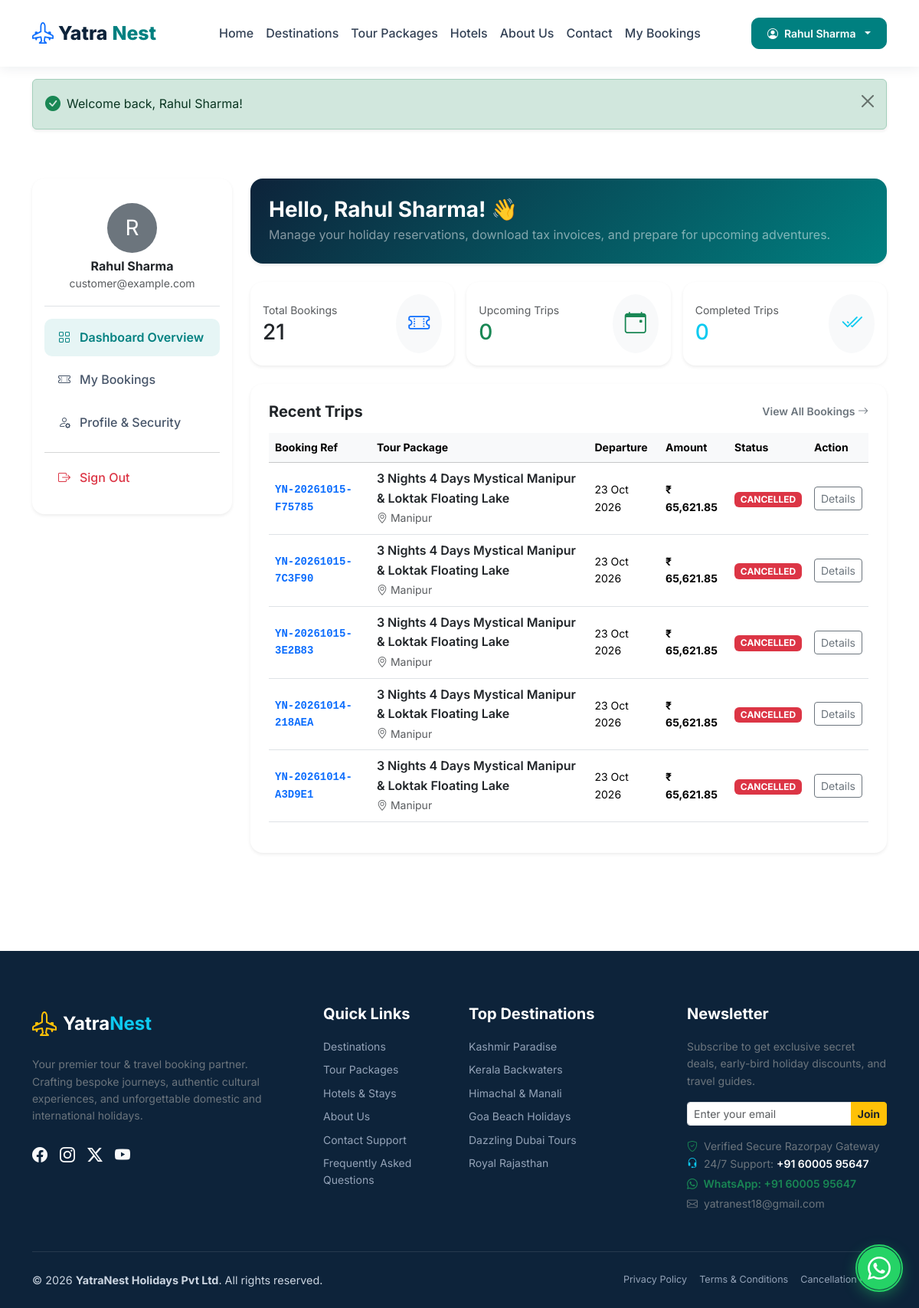
/dashboard (signed in), run on an earlier commit of the app's database.
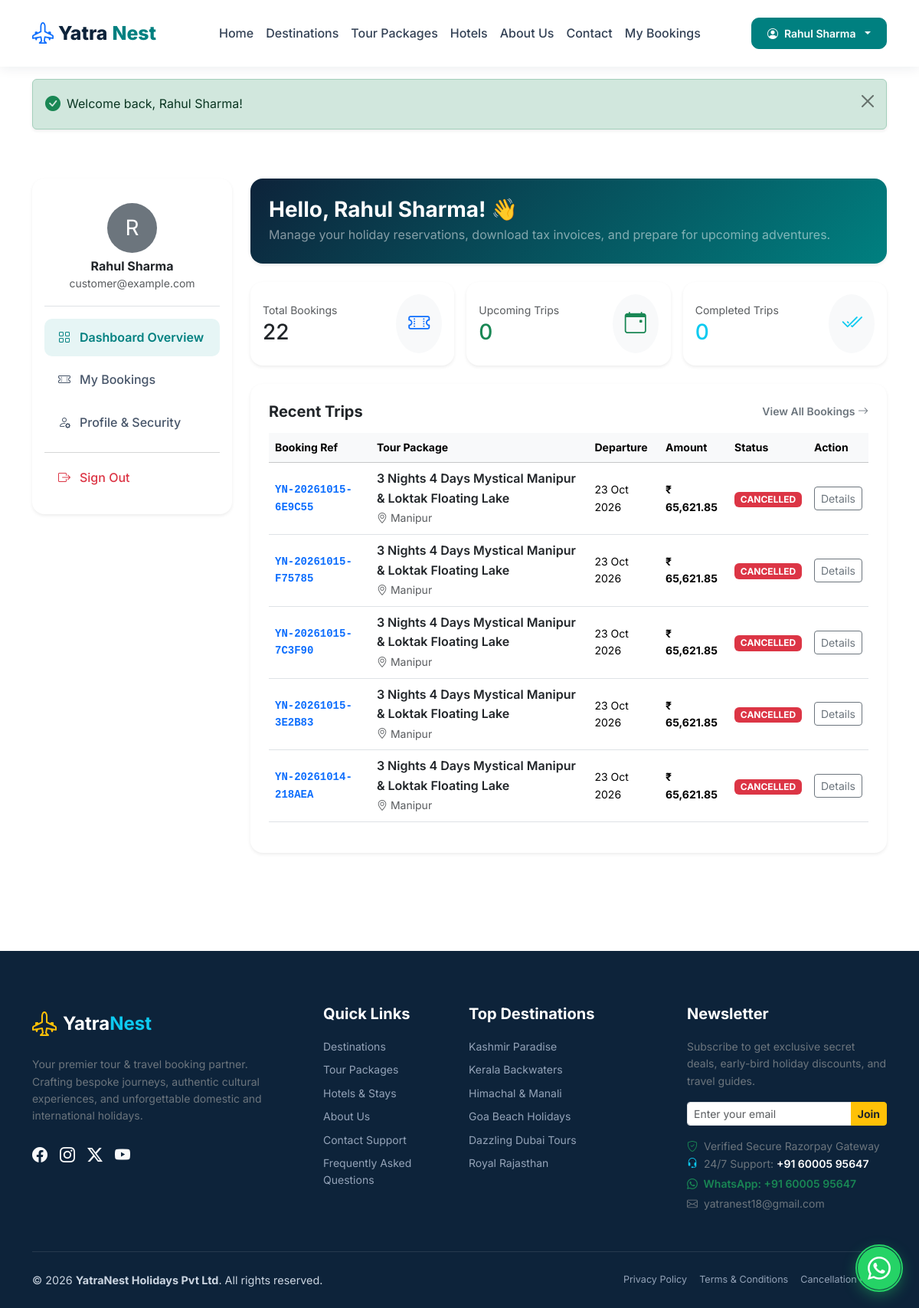
And on a later commit of the database.
### tables this page shows
CREATE TABLE `users` (
  `id` int(10) unsigned NOT NULL AUTO_INCREMENT,
  `name` varchar(150) NOT NULL,
  `email` varchar(191) NOT NULL,
  `phone` varchar(25) DEFAULT NULL,
  `password_hash` varchar(255) NOT NULL,
  `status` enum('active','suspended') DEFAULT 'active',
  `avatar` varchar(255) DEFAULT NULL,
  `created_at` timestamp NOT NULL DEFAULT current_timestamp(),
  `updated_at` timestamp NOT NULL DEFAULT current_timestamp() ON UPDATE current_timestamp(),
  PRIMARY KEY (`id`),
  UNIQUE KEY `email` (`email`),
  KEY `idx_users_email` (`email`),
  KEY `idx_users_status` (`status`)
);

CREATE TABLE `bookings` (
  `id` int(10) unsigned NOT NULL AUTO_INCREMENT,
  `booking_reference` varchar(50) NOT NULL,
  `customer_id` int(10) unsigned NOT NULL,
  `package_id` int(10) unsigned NOT NULL,
  `departure_id` int(10) unsigned NOT NULL,
  `adult_count` int(10) unsigned NOT NULL DEFAULT 1,
  `child_count` int(10) unsigned NOT NULL DEFAULT 0,
  `infant_count` int(10) unsigned NOT NULL DEFAULT 0,
  `subtotal` decimal(10,2) NOT NULL,
  `discount_amount` decimal(10,2) NOT NULL DEFAULT 0.00,
  `tax_rate` decimal(5,2) NOT NULL DEFAULT 5.00,
  `tax_amount` decimal(10,2) NOT NULL DEFAULT 0.00,
  `total_amount` decimal(10,2) NOT NULL,
  `payment_status` enum('unpaid','pending','paid','failed','partially_refunded','refunded') NOT NULL DEFAULT 'unpaid',
  `booking_status` enum('pending','awaiting_payment','confirmed','cancelled','completed','refunded') NOT NULL DEFAULT 'pending',
  `payment_method` enum('razorpay','pay_later') NOT NULL DEFAULT 'razorpay',
  `pickup_location` varchar(255) DEFAULT NULL,
  `special_requests` text DEFAULT NULL,
  `coupon_id` int(10) unsigned DEFAULT NULL,
  `internal_notes` text DEFAULT NULL,
  `created_at` timestamp NOT NULL DEFAULT current_timestamp(),
  `updated_at` timestamp NOT NULL DEFAULT current_timestamp() ON UPDATE current_timestamp(),
  PRIMARY KEY (`id`),
  UNIQUE KEY `booking_reference` (`booking_reference`),
  KEY `idx_booking_ref` (`booking_reference`),
  KEY `idx_booking_customer` (`customer_id`),
  KEY `idx_booking_status` (`booking_status`),
  KEY `idx_booking_payment_status` (`payment_status`),
  KEY `fk_bookings_pkg` (`package_id`),
  KEY `fk_bookings_dep` (`departure_id`),
  KEY `fk_bookings_coupon` (`coupon_id`),
  CONSTRAINT `fk_bookings_coupon` FOREIGN KEY (`coupon_id`) REFERENCES `coupons` (`id`) ON DELETE SET NULL,
  CONSTRAINT `fk_bookings_cust` FOREIGN KEY (`customer_id`) REFERENCES `users` (`id`),
  CONSTRAINT `fk_bookings_dep` FOREIGN KEY (`departure_id`) REFERENCES `tour_departures` (`id`),
  CONSTRAINT `fk_bookings_pkg` FOREIGN KEY (`package_id`) REFERENCES `tour_packages` (`id`)
);

CREATE TABLE `tour_packages` (
  `id` int(10) unsigned NOT NULL AUTO_INCREMENT,
  `category_id` int(10) unsigned NOT NULL,
  `destination_id` int(10) unsigned NOT NULL,
  `title` varchar(255) NOT NULL,
  `slug` varchar(260) NOT NULL,
  `summary` text DEFAULT NULL,
  `description` longtext DEFAULT NULL,
  `duration_days` int(10) unsigned NOT NULL DEFAULT 1,
  `duration_nights` int(10) unsigned NOT NULL DEFAULT 0,
  `price_adult` decimal(10,2) NOT NULL,
  `price_child` decimal(10,2) NOT NULL DEFAULT 0.00,
  `price_infant` decimal(10,2) NOT NULL DEFAULT 0.00,
  `featured_image` varchar(255) DEFAULT NULL,
  `gallery_images` longtext DEFAULT NULL CHECK (json_valid(`gallery_images`)),
  `group_size_max` int(10) unsigned NOT NULL DEFAULT 20,
  `inclusions` text DEFAULT NULL,
  `exclusions` text DEFAULT NULL,
  `cancellation_policy_text` text DEFAULT NULL,
  `hotel_details` text DEFAULT NULL,
  `is_featured` tinyint(1) DEFAULT 0,
  `is_domestic` tinyint(1) DEFAULT 1,
  `tour_type` varchar(50) DEFAULT 'adventure',
  `status` enum('published','draft','archived') DEFAULT 'published',
  `seo_title` varchar(255) DEFAULT NULL,
  `seo_meta_description` text DEFAULT NULL,
  `created_at` timestamp NOT NULL DEFAULT current_timestamp(),
  `updated_at` timestamp NOT NULL DEFAULT current_timestamp() ON UPDATE current_timestamp(),
  PRIMARY KEY (`id`),
  UNIQUE KEY `slug` (`slug`),
  KEY `idx_packages_slug` (`slug`),
  KEY `idx_packages_featured` (`is_featured`),
  KEY `idx_packages_status` (`status`),
  KEY `idx_packages_price` (`price_adult`),
  KEY `fk_packages_cat` (`category_id`),
  KEY `fk_packages_dest` (`destination_id`),
  CONSTRAINT `fk_packages_cat` FOREIGN KEY (`category_id`) REFERENCES `tour_categories` (`id`),
  CONSTRAINT `fk_packages_dest` FOREIGN KEY (`destination_id`) REFERENCES `destinations` (`id`)
);

CREATE TABLE `destinations` (
  `id` int(10) unsigned NOT NULL AUTO_INCREMENT,
  `name` varchar(150) NOT NULL,
  `slug` varchar(160) NOT NULL,
  `country` varchar(100) NOT NULL,
  `state` varchar(100) DEFAULT NULL,
  `city` varchar(100) DEFAULT NULL,
  `description` text DEFAULT NULL,
  `image_url` varchar(255) DEFAULT NULL,
  `is_featured` tinyint(1) DEFAULT 0,
  `status` enum('active','inactive') DEFAULT 'active',
  `created_at` timestamp NOT NULL DEFAULT current_timestamp(),
  `updated_at` timestamp NOT NULL DEFAULT current_timestamp() ON UPDATE current_timestamp(),
  PRIMARY KEY (`id`),
  UNIQUE KEY `slug` (`slug`),
  KEY `idx_dest_slug` (`slug`),
  KEY `idx_dest_featured` (`is_featured`),
  KEY `idx_dest_status` (`status`)
);

CREATE TABLE `tour_departures` (
  `id` int(10) unsigned NOT NULL AUTO_INCREMENT,
  `package_id` int(10) unsigned NOT NULL,
  `departure_date` date NOT NULL,
  `return_date` date NOT NULL,
  `total_seats` int(10) unsigned NOT NULL DEFAULT 20,
  `available_seats` int(10) unsigned NOT NULL DEFAULT 20,
  `adult_price` decimal(10,2) DEFAULT NULL,
  `child_price` decimal(10,2) DEFAULT NULL,
  `status` enum('open','closed','blocked') DEFAULT 'open',
  `created_at` timestamp NOT NULL DEFAULT current_timestamp(),
  `updated_at` timestamp NOT NULL DEFAULT current_timestamp() ON UPDATE current_timestamp(),
  PRIMARY KEY (`id`),
  KEY `idx_dep_date` (`departure_date`),
  KEY `idx_dep_status` (`status`),
  KEY `fk_departures_pkg` (`package_id`),
  CONSTRAINT `fk_departures_pkg` FOREIGN KEY (`package_id`) REFERENCES `tour_packages` (`id`) ON DELETE CASCADE
);

### app/Views/front/customer/dashboard.php (the view, shortened to what the rows shown need)
<div class="container py-5">
    <div class="row g-4">
        <div class="col-lg-3">
            <div class="card p-3 border-0 shadow-sm rounded-4 bg-white">
                <div class="text-center p-3 border-bottom mb-3">
                    <div class="rounded-circle bg-secondary text-white d-inline-flex align-items-center justify-content-center fs-3 mb-2" style="width: 65px; height: 65px;">
                        <?= strtoupper(substr($user['name'], 0, 1)) ?>
                    </div>
                    <h6 class="fw-bold text-dark mb-0"><?= e($user['name']) ?></h6>
                    <span class="small text-muted"><?= e($user['email']) ?></span>
                </div>
            </div>
        </div>
        <div class="col-lg-9">
            <div class="p-4 rounded-4 text-white mb-4 shadow-sm" style="background: linear-gradient(135deg, #0d233a 0%, #008080 100%);">
                <h3 class="fw-bold mb-1">Hello, <?= e($user['name']) ?>! 👋</h3>
                <p class="mb-0 text-white-50">Manage your holiday reservations, download tax invoices, and prepare for upcoming adventures.</p>
            </div>
            <div class="card p-4 border-0 shadow-sm rounded-4 bg-white">
                <?php if (empty($bookings)): ?>
                <div class="text-center py-5 text-muted">
                    <i class="bi bi-suitcase-lg fs-1 text-secondary d-block mb-2"></i>
                    <p class="mb-3">You don't have any bookings yet. Ready for your next journey?</p>
                    <a href="<?= url('/packages') ?>" class="btn yn-btn-primary btn-sm">Browse Holiday Packages</a>
                </div>
                <?php else: ?>
                <div class="table-responsive">
                    <table class="table table-hover align-middle">
                        <thead class="table-light small">
                            <tr>
                                <th>Booking Ref</th>
                                <th>Tour Package</th>
                                <th>Departure</th>
                                <th>Amount</th>
                                <th>Status</th>
                                <th>Action</th>
                            </tr>
                        </thead>
                        <tbody>
                            <?php foreach (array_slice($bookings, 0, 5) as $b): ?>
                            <tr>
                                <td class="fw-bold font-monospace small text-primary"><?= e($b['booking_reference']) ?></td>
                                <td>
                                    <span class="fw-semibold text-dark d-block"><?= e($b['package_title']) ?></span>
                                    <span class="small text-muted"><i class="bi bi-geo-alt me-1"></i><?= e($b['destination_name']) ?></span>
                                </td>
                                <td class="small"><?= date('d M Y', strtotime($b['departure_date'])) ?></td>
                                <td class="fw-bold small"><?= format_currency($b['total_amount']) ?></td>
                                <td>
                                    <span class="badge <?= $b['booking_status'] === 'confirmed' ? 'bg-success' : ($b['booking_status'] === 'cancelled' ? 'bg-danger' : 'bg-warning text-dark') ?>">
                                        <?= strtoupper($b['booking_status']) ?>
                                    </span>
                                </td>
                                <td>
                                    <a href="<?= url('/my-bookings/' . $b['booking_reference']) ?>" class="btn btn-sm btn-outline-secondary">
                                        Details
                                    </a>
                                </td>
                            </tr>
                            <?php endforeach; ?>
                        </tbody>
                    </table>
                </div>
                <?php endif; ?>
            </div>
        </div>
    </div>
</div>

### app/Views/partials/navbar.php (shortened to what the rows shown need)
<?php
$user = auth()->user();
?>
<nav class="navbar navbar-expand-lg navbar-yn sticky-top py-3">
    <div class="container">
        <div class="collapse navbar-collapse" id="navbarMain">
            <div class="d-flex align-items-center gap-2">
                <?php if ($user): ?>
                    <div class="dropdown">
                        <button class="btn btn-sm yn-btn-secondary dropdown-toggle d-flex align-items-center gap-2" type="button" data-bs-toggle="dropdown" aria-expanded="false">
                            <i class="bi bi-person-circle"></i>
                            <span><?= e($user['name']) ?></span>
                        </button>
                    </div>
                <?php endif; ?>
            </div>
        </div>
    </div>
</nav>

What changed in the data, as far as the page shows it:
no longer on this page (row unchanged): bookings: booking_reference "YN-20261014-A3D9E1", package.title "3 Nights 4 Days Mystical Manipur & Loktak Floating Lake", destinations.name "Manipur", departure.departure_date "23 Oct 2026", total_amount "₹ 65,621.85", booking_status "CANCELLED"
added bookings: booking_reference "YN-20261015-6E9C55", package.title "3 Nights 4 Days Mystical Manipur & Loktak Floating Lake", destinations.name "Manipur", departure.departure_date "23 Oct 2026", total_amount "₹ 65,621.85", booking_status "CANCELLED"
Also different on the page:
count($bookings): "21" → "22"
